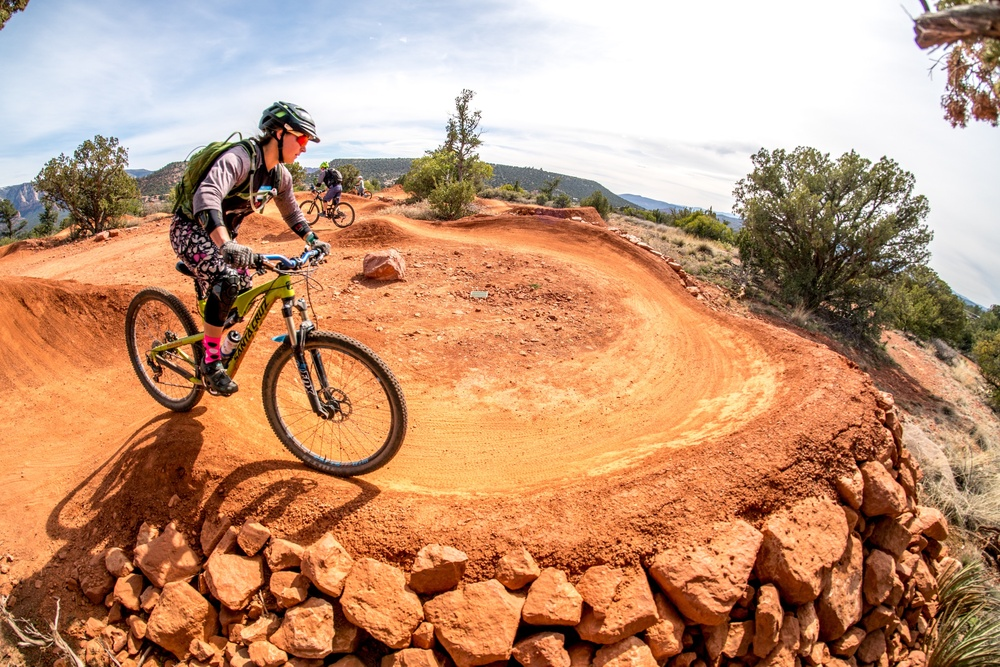
#> input picture img/1.jpg, 1000 x 667 px, shrunk from 3000 x 2000 before the run
$ python nagative_transformation.py
#> lines starting #> are read from the running program, lines starting #| are printed output that depends on the picture
from PIL import Image
import numpy as np
from pylab import *
img=Image.open('../img/1.jpg')
#> img is the input picture: PIL image 1000x667 RGB; mean R, G, B 192, 147.3, 117.4
figure(1)
img.show()
img1=img.convert('L')       # RGB to Gray-scale conversion
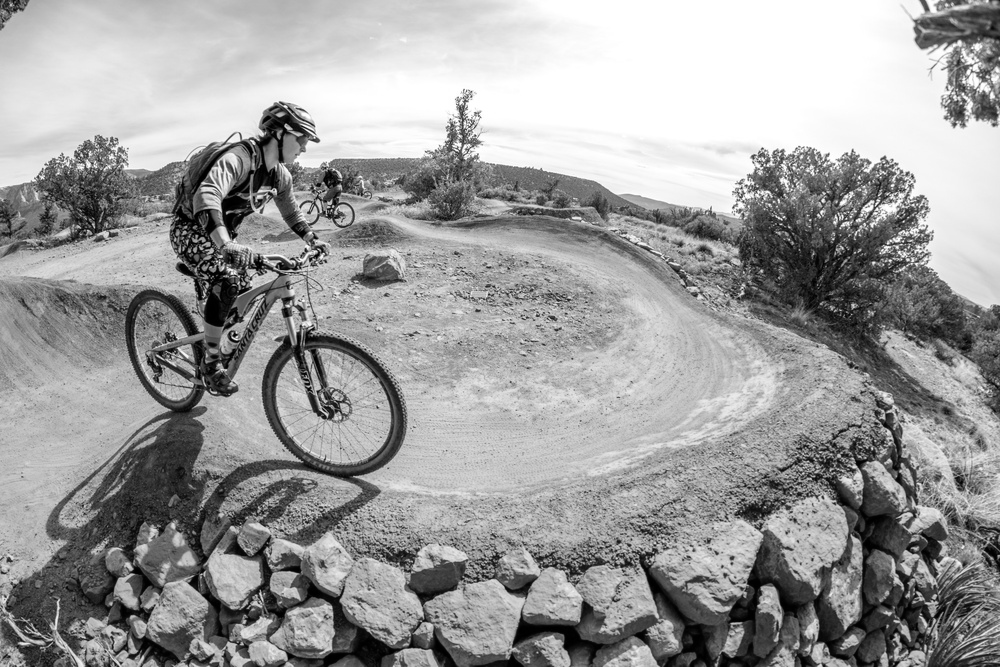
#> img1: PIL image 1000x667 L; min 0, max 255, mean 157.3
figure(2)
img1.show()
img_neg=img1.point(lambda x:255-x)    # Negative Transformation
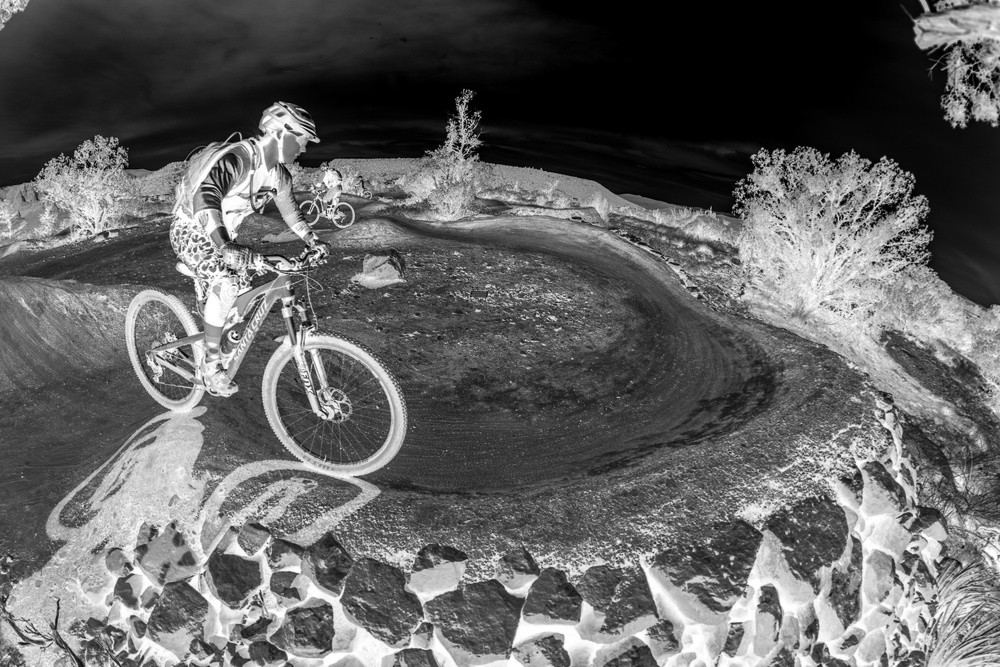
#> img_neg: PIL image 1000x667 L; min 0, max 255, mean 97.7
img_neg.show()

$ run again, with img/2.jpg copied over img/1.jpg
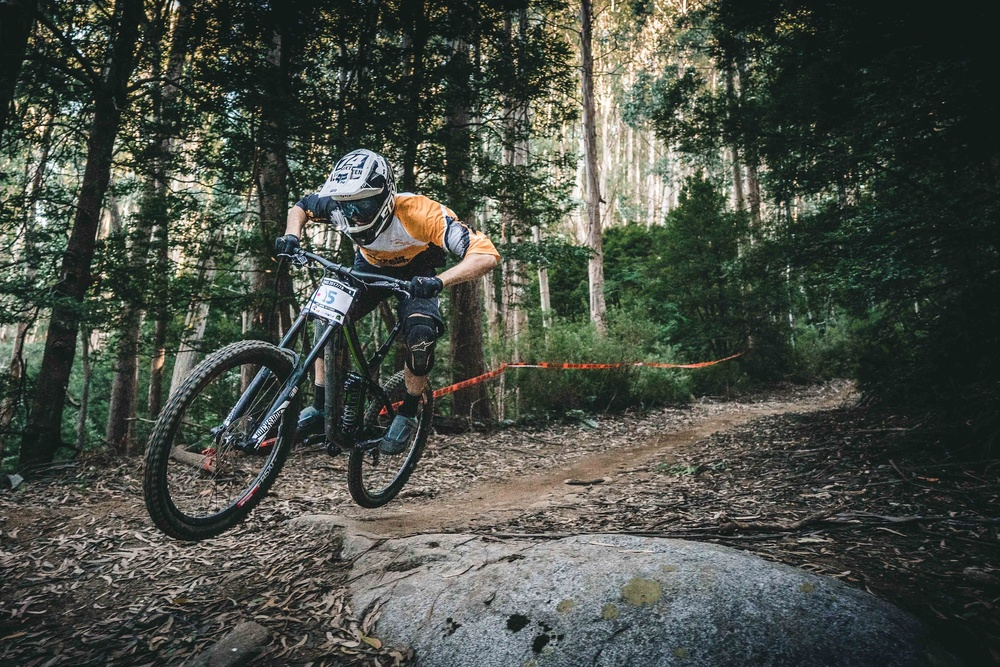
#> input picture img/2.jpg, 1000 x 667 px, shrunk from 3000 x 2001 before the run
#> img is the input picture: PIL image 1000x667 RGB; mean R, G, B 72.2, 77.4, 69.2
#> `img1=img.convert('L')`:
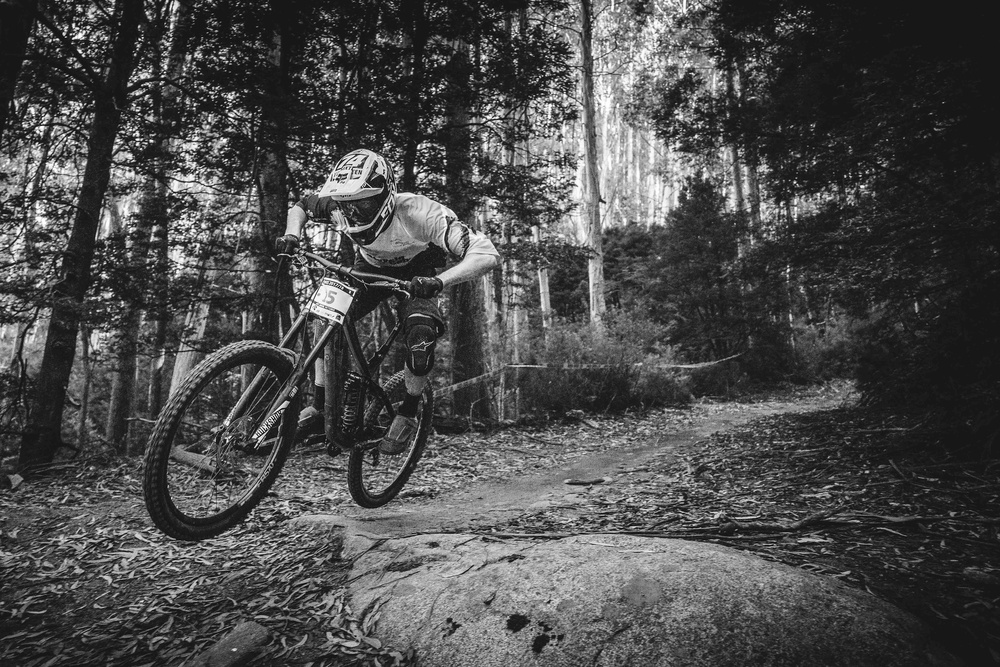
#> img1: PIL image 1000x667 L; min 1, max 255, mean 75
#> `img_neg=img1.point(lambda x:255-x)`:
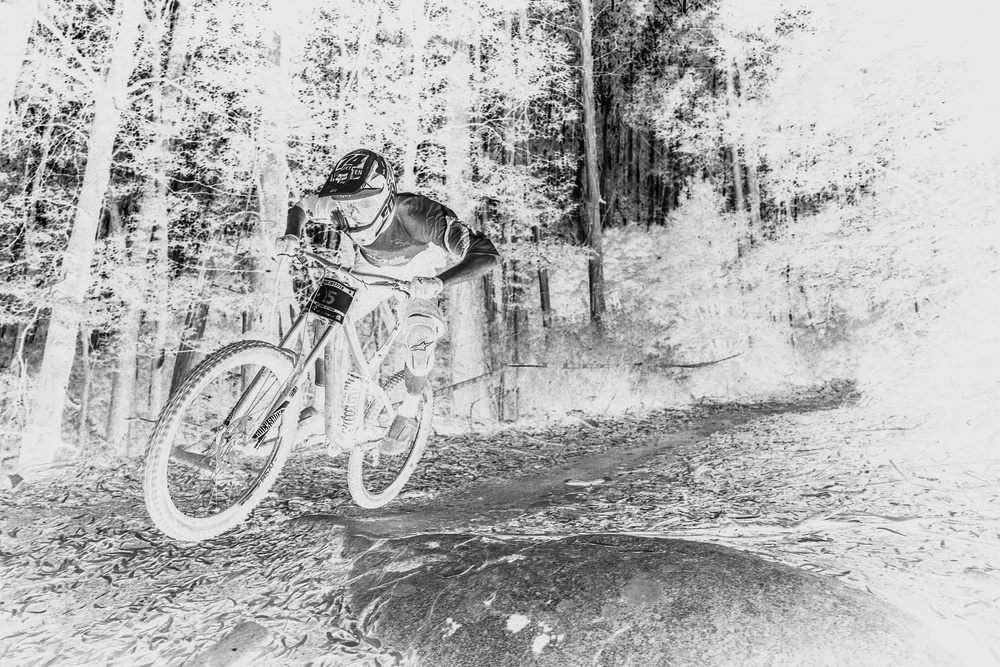
#> img_neg: PIL image 1000x667 L; min 0, max 254, mean 180

$ run again, with img/3.jpg copied over img/1.jpg
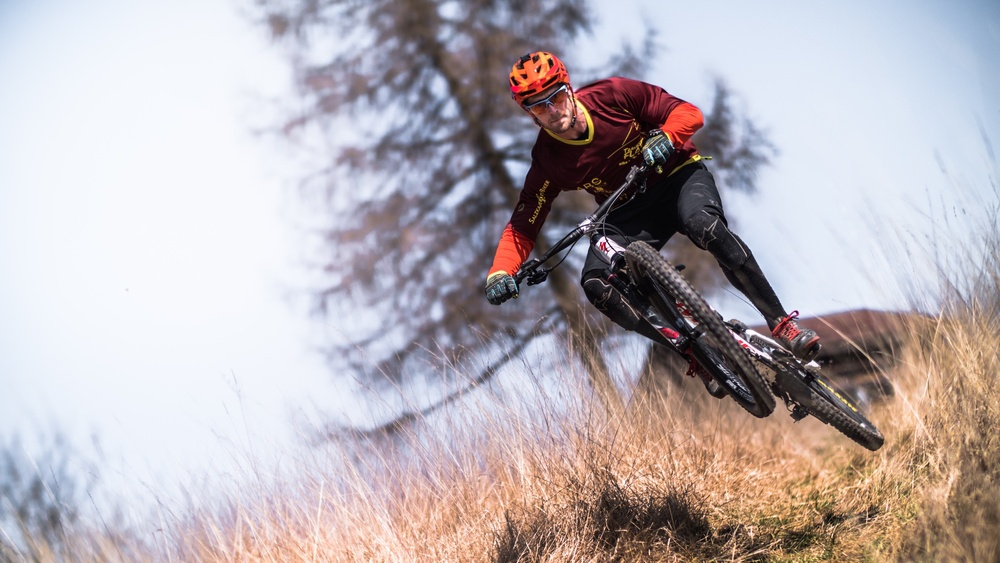
#> input picture img/3.jpg, 1000 x 563 px, shrunk from 3000 x 1688 before the run
#> img is the input picture: PIL image 1000x563 RGB; mean R, G, B 185, 176.7, 180.6
#> `img1=img.convert('L')`:
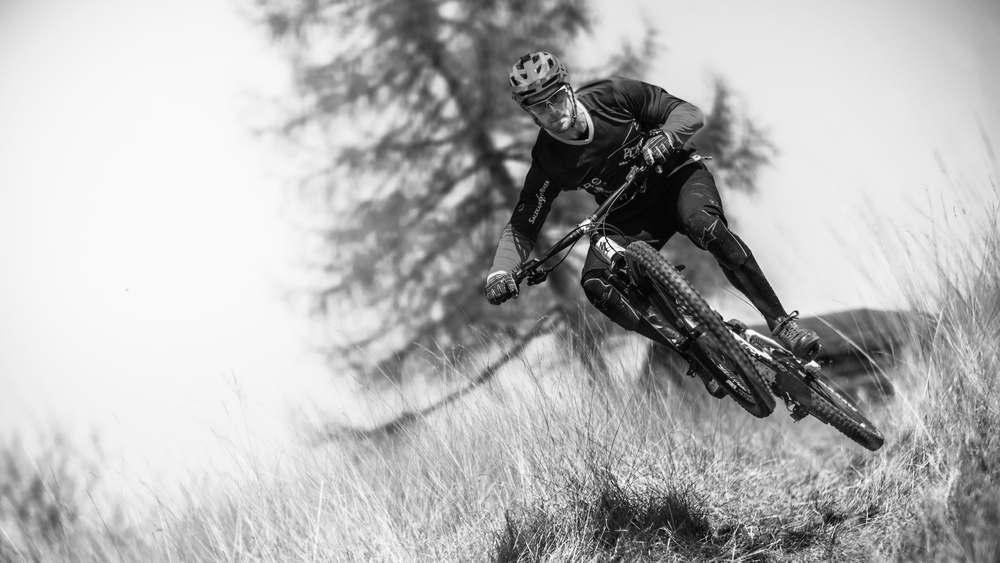
#> img1: PIL image 1000x563 L; min 0, max 254, mean 179.6
#> `img_neg=img1.point(lambda x:255-x)`:
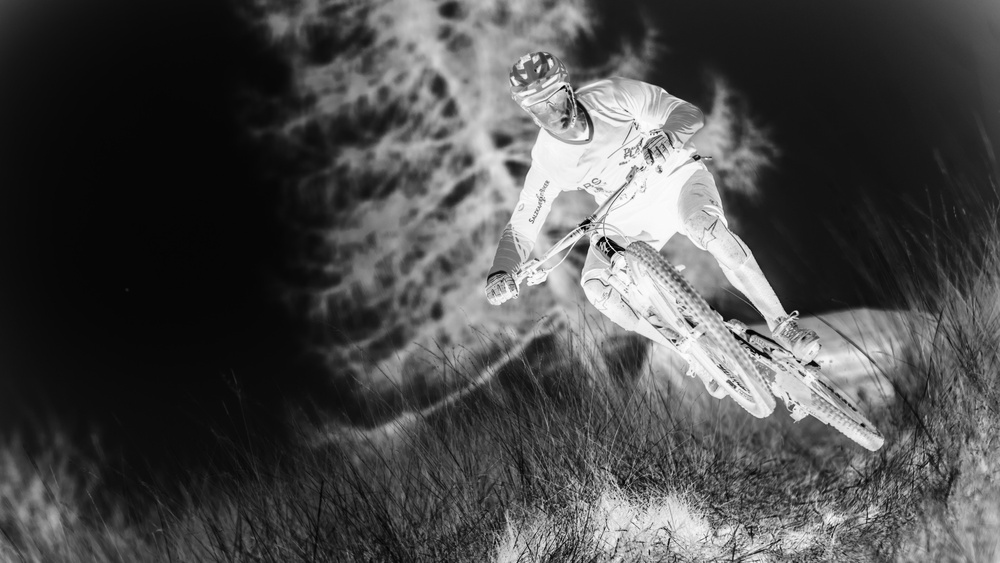
#> img_neg: PIL image 1000x563 L; min 1, max 255, mean 75.4

$ run again, with img/4.jpg copied over img/1.jpg
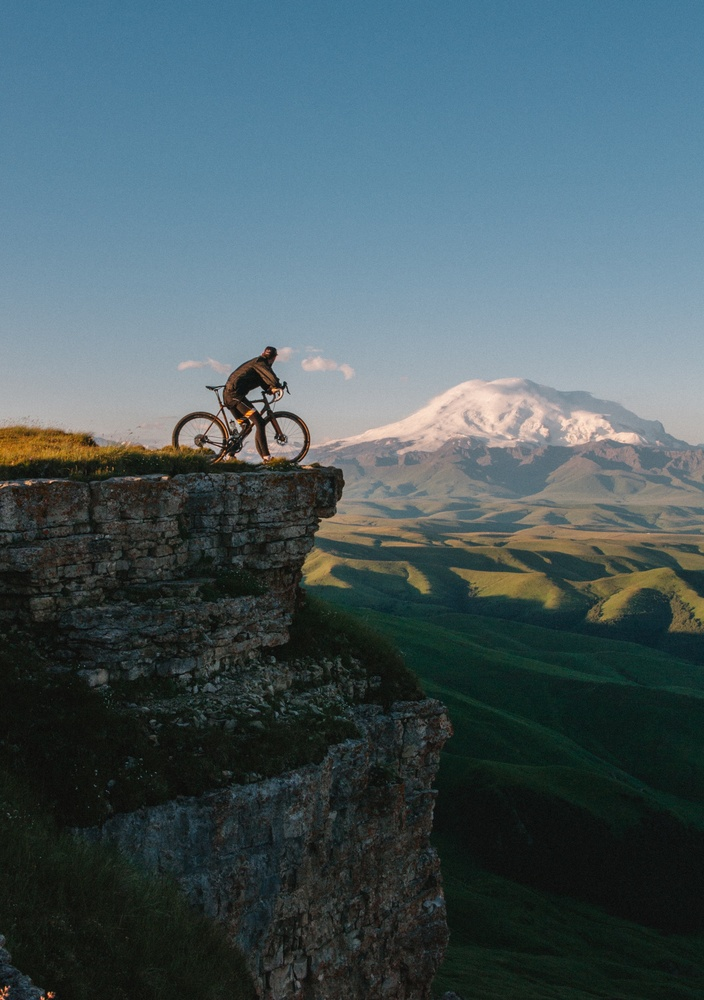
#> input picture img/4.jpg, 704 x 1000 px, shrunk from 3000 x 4260 before the run
#> img is the input picture: PIL image 704x1000 RGB; mean R, G, B 72.1, 90.2, 95.9
#> `img1=img.convert('L')`:
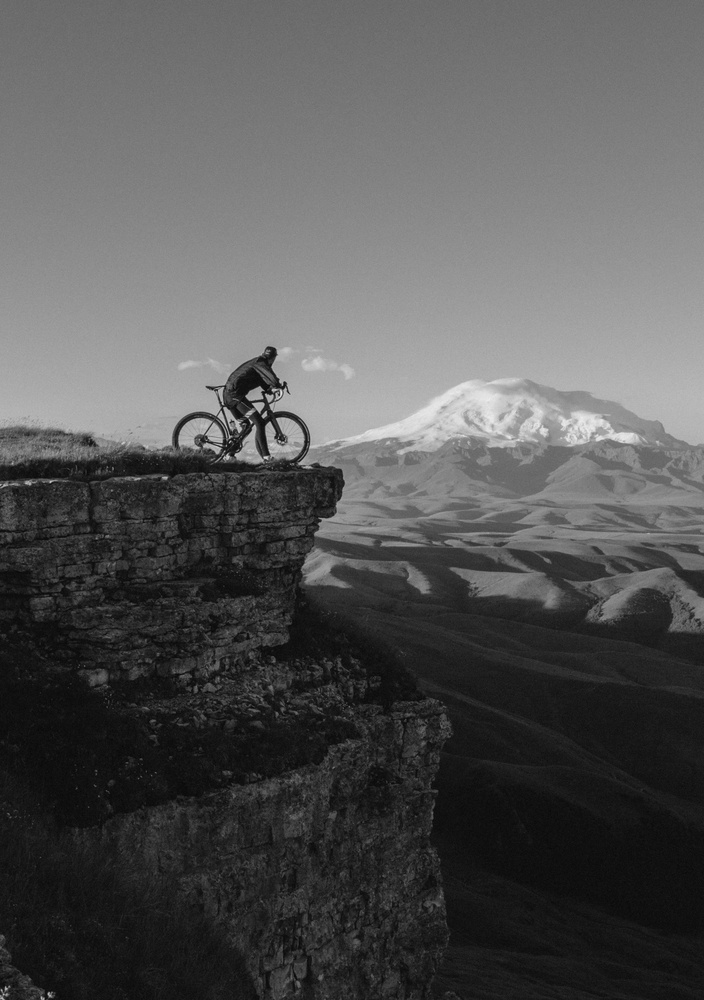
#> img1: PIL image 704x1000 L; min 5, max 237, mean 85.4
#> `img_neg=img1.point(lambda x:255-x)`:
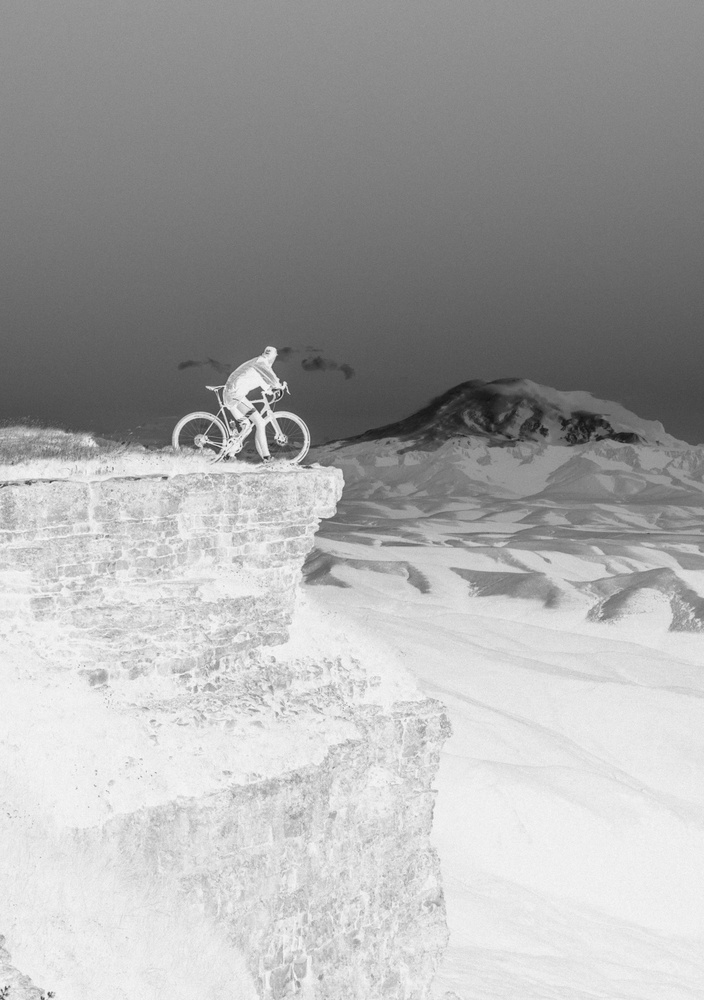
#> img_neg: PIL image 704x1000 L; min 18, max 250, mean 169.6
